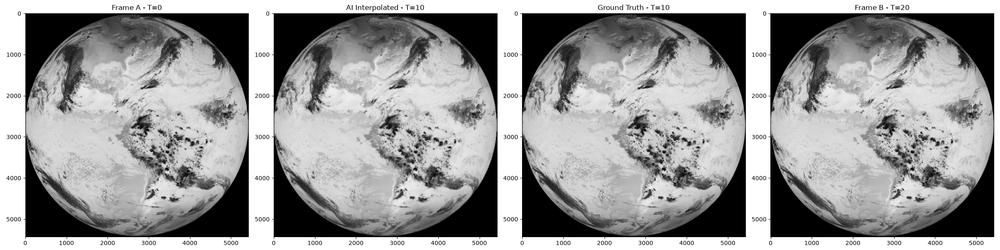
#> input picture interpolation_result.png, 1000 x 250 px, shrunk from 2400 x 600 before the run
$ python metrics.py
#> lines starting #> are read from the running program, lines starting #| are printed output that depends on the picture; long printed decimals are rounded
import numpy as np
import cv2
from skimage.metrics import structural_similarity as ssim
from skimage.metrics import peak_signal_noise_ratio as psnr
import matplotlib.pyplot as plt
from PIL import Image

# Load saved result image
img = np.array(Image.open('interpolation_result.png'))
#> img is the input picture: shape (250, 1000, 4); mean R, G, B, A 153.2, 153.2, 153.2, 255

h, w = img.shape[0], img.shape[1]
#> h = 250; w = 1000
each_w = w // 4
#> each_w = 250

interp = img[:, each_w:each_w*2, 0].astype(np.float32) / 255.0
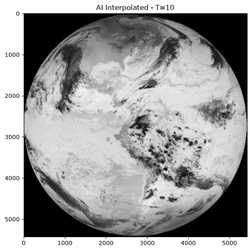
#> interp: shape (250, 250) float32; min 0, max 1, mean 0.605
gt = img[:, each_w*2:each_w*3, 0].astype(np.float32) / 255.0
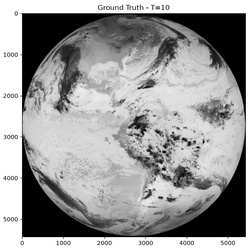
#> gt: shape (250, 250) float32; min 0, max 1, mean 0.599

ssim_score = ssim(interp, gt, data_range=1.0)
#> ssim_score = 0.659
psnr_score = psnr(gt, interp, data_range=1.0)
#> psnr_score = 17.37
mse_score = np.mean((interp - gt) ** 2)
#> mse_score = 0.0183

print(f"\n=== METRICS ===")
print(f"SSIM: {ssim_score:.4f}")
#| SSIM: 0.6587
print(f"PSNR: {psnr_score:.2f} dB")
#| PSNR: 17.37 dB
print(f"MSE:  {mse_score:.6f}")
#| MSE:  0.01832
